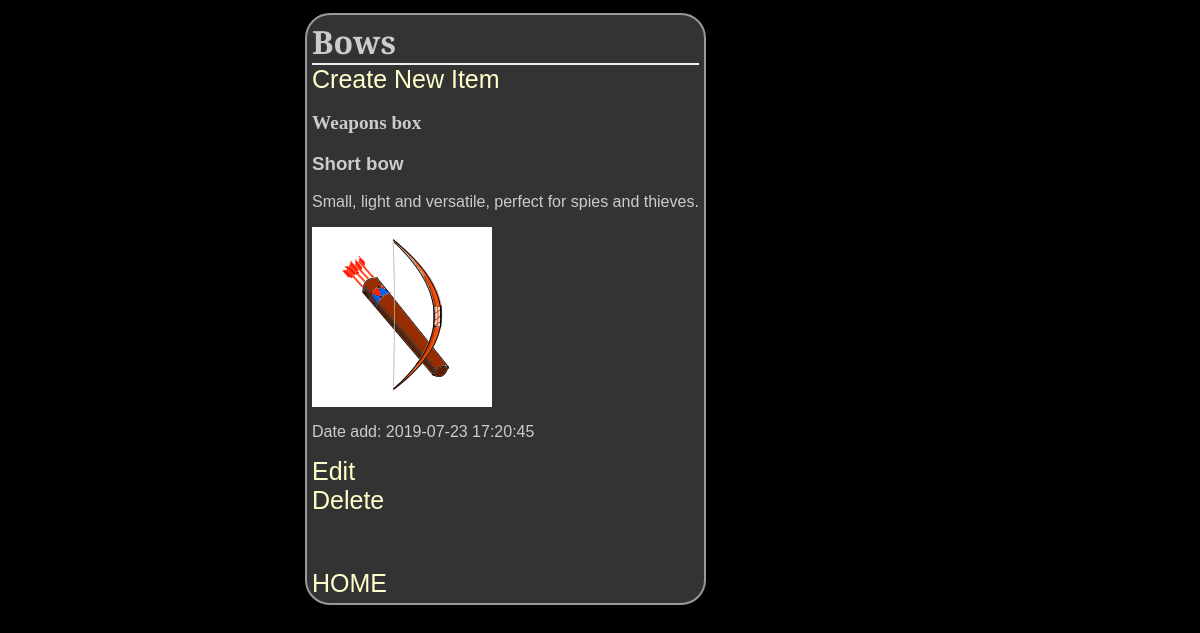
Page /weaponsGuide/3/items/ on the committed database.
### database_setup_weapons.py (models this page shows, shortened)
class Categories(Base):
    __tablename__ = 'categories'
    id = Column(Integer, primary_key=True)
    name = Column(String(250), nullable=False)
    owner = Column(String(80), ForeignKey('user.email'))
    user = relationship(User)

class CategoryItem(Base):
    __tablename__= 'category_item'
    name = Column(String(80), nullable = False)
    id = Column(Integer, primary_key = True)
    description = Column(String(350), nullable=False)
    picture = Column(String(350), nullable=False)
    dateAdd= Column(DateTime, default=func.now())
    categories_id = Column(Integer, ForeignKey('categories.id'))
    categories = relationship(Categories)
    owner = Column(String(80), ForeignKey('user.email'))
    user = relationship(User)

### finalproject.py (the view)
@app.route('/weaponsGuide/<int:category_id>/')
@app.route('/weaponsGuide/<int:category_id>/items/')
def showCat(category_id):
    DBSession = sessionmaker(bind=engine)
    session = DBSession()
    categories = session.query(Categories).filter_by(id=category_id).one()
    items = session.query(CategoryItem).filter_by(
        categories_id=category_id).all()
    return render_template('weapons.html', items=items, category=categories)

### templates/weapons.html (shortened to what this page needs)
<html>
<head>
<link rel=stylesheet type=text/css href="{{ url_for('static', filename='styles.css') }}">
	</head>
	<body>
		<div class = 'pane'>
		<h1>{{ category.name }}</h1>
    {% if items !=[] %}
		<a href = "{{url_for('newWeapon', category_id = category.id)}}">Create New Item</a>
	<h2>Weapons box</h2>
		{% for i in items %}
		<h3>{{i.name}}</h3>
		<p>{{i.description}}</p>
		<img src="{{url_for('static',filename= i.picture)}}" height="180" width="180">
		<p> Date add: {{i.dateAdd}}</p>
		<a href="{{url_for('editWeapon', category_id = category.id, items_id = i.id)}}" >Edit</a>
	<a href="{{url_for('deleteWeapon', category_id = category.id, items_id = i.id)}}" >Delete</a>
		{% endfor %}
		{% else %}
		<p> You currently have no menu items. <p>
		<a href = "{{url_for('newWeapon', category_id = category.id)}}">Create New Item</a>
			{% endif %}
<a href="{{ url_for('showCategories')}}" > HOME </a>
</div>
	</body>
</html>

### static/styles.css (style rules this page uses)
body { font-family: sans-serif; background-color: black; }
h1, h2, h3, h4 { color: #CCCCCC; }
h1, h2 { margin: 0; }
h1 { border-bottom: 2px solid #eee; font-family: 'Cinzel', serif; }
h2 { font-family: 'Georgia', serif; font-size: 1.2em; }
p { color: #CCCCCC; }
a { text-decoration: none; color:#FFFFCC; font-size: 25px; font-family: Arial, Helvetica, sans-serif; }
.pane { position:absolute; left: 25%; border: 2px solid; border-radius: 25px; padding: 5px; margin: 5px; border-color: #999999; background-color: #333333; }

### rows in the picture
Categories: name "Bows"
CategoryItem: name "Short bow", description "Small, light and versatile, perfect for spies and thieves.", picture (picture), dateAdd "2019-07-23 17:20:45"
